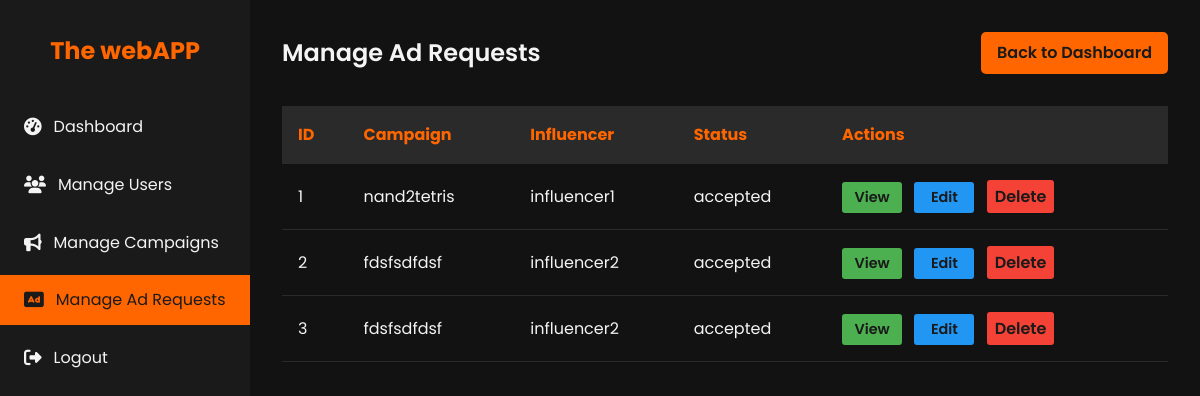
The app's page /admin/ad_requests (signed in), older data.
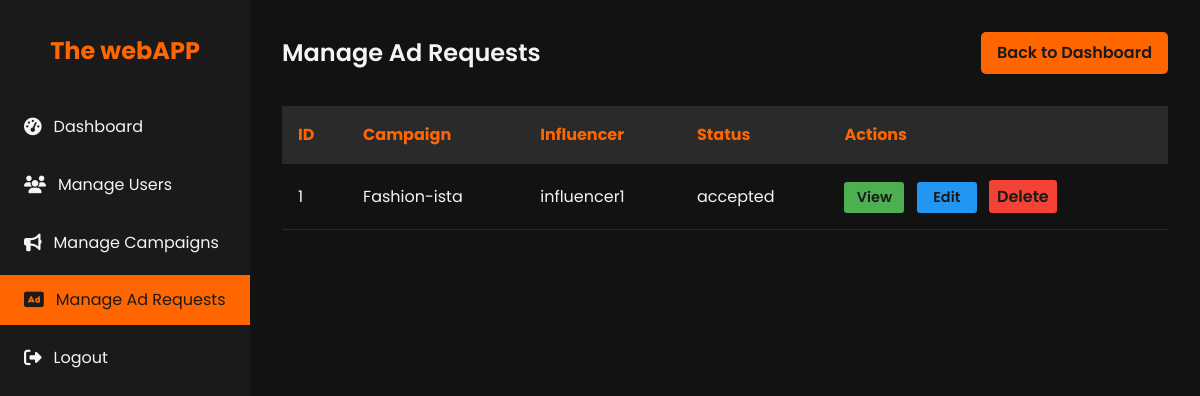
The same page, newer data.
### models.py (models this page shows, shortened)
class AdRequest(db.Model):
    id = db.Column(db.Integer, primary_key=True)
    campaign_id = db.Column(db.Integer, db.ForeignKey('campaign.id', ondelete='CASCADE'), nullable=False)
    influencer_id = db.Column(db.Integer, db.ForeignKey('influencer.id', ondelete='CASCADE'), nullable=False)
    status = db.Column(db.String(50), nullable=False)  # pending, accepted, rejected, negotiated
    details = db.Column(db.Text)
    negotiation_terms = db.Column(db.Text)
    communication_log = db.Column(db.Text)
    renegotiation_email = db.Column(db.String(120), nullable=False)
    company_name = db.Column(db.String(120), nullable=False)
    created_at = db.Column(db.DateTime, default=datetime.utcnow)
    updated_at = db.Column(db.DateTime, default=datetime.utcnow, onupdate=datetime.utcnow)
    campaign = db.relationship('Campaign', backref=db.backref('ad_requests', lazy=True, cascade='all, delete-orphan'))
    influencer = db.relationship('Influencer', backref=db.backref('ad_requests', lazy=True, cascade='all, delete-orphan'))

class Campaign(db.Model):
    id = db.Column(db.Integer, primary_key=True)
    sponsor_id = db.Column(db.Integer, db.ForeignKey('sponsor.id', ondelete='SET NULL'), nullable=True)
    title = db.Column(db.String(120), nullable=False)
    company_name= db.Column(db.String(120), nullable=False)
    description = db.Column(db.Text)
    budget = db.Column(db.Float)
    category = db.Column(db.String(120))
    status = db.Column(db.String(50), nullable=False)  # active, completed, flagged
    start_date = db.Column(db.DateTime)
    end_date = db.Column(db.DateTime)
    is_public = db.Column(db.Boolean, default=True)
    sponsor = db.relationship('Sponsor', backref=db.backref('campaigns', lazy=True, cascade='all, delete-orphan'))

class User(db.Model, UserMixin):
    id = db.Column(db.Integer, primary_key=True)
    username = db.Column(db.String(80), unique=True, nullable=False)
    password = db.Column(db.String(200), nullable=False)
    email = db.Column(db.String(120), unique=True, nullable=False)
    role = db.Column(db.String(50), nullable=False)  # admin, sponsor, influencer
    is_active = db.Column(db.Boolean, default=True)
    sponsor = db.relationship('Sponsor', back_populates='user', uselist=False)
    influencer = db.relationship('Influencer', back_populates='user', uselist=False)

### app.py (the view)
    @app.route('/admin/ad_requests')
    @login_required
    @admin_required
    def admin_ad_requests():
        ad_requests = AdRequest.query.all()
        return render_template('admin_ad_requests.html', ad_requests=ad_requests)

### templates/admin_ad_requests.html (shortened to what this page needs)
<!DOCTYPE html>
<html lang="en">
<head>
    <link rel="stylesheet" href="https://cdnjs.cloudflare.com/ajax/libs/font-awesome/6.1.1/css/all.min.css">
</head>
<body>
    <div class="dashboard">
        <aside class="sidebar">
            <div class="logo">
                <h1>The webAPP</h1>
            </div>
            <nav>
                <ul class="nav-menu">
                    <li class="nav-item">
                        <a href="{{ url_for('admin_dashboard') }}" class="nav-link">
                            <i class="fas fa-tachometer-alt"></i> Dashboard
                        </a>
                    </li>
                    <li class="nav-item">
                        <a href="{{ url_for('admin_users') }}" class="nav-link">
                            <i class="fas fa-users"></i> Manage Users
                        </a>
                    </li>
                    <li class="nav-item">
                        <a href="{{ url_for('admin_campaigns') }}" class="nav-link">
                            <i class="fas fa-bullhorn"></i> Manage Campaigns
                        </a>
                    </li>
                    <li class="nav-item">
                        <a href="{{ url_for('admin_ad_requests') }}" class="nav-link active">
                            <i class="fas fa-ad"></i> Manage Ad Requests
                        </a>
                    </li>
                    <li class="nav-item">
                        <a href="{{ url_for('logout') }}" class="nav-link">
                            <i class="fas fa-sign-out-alt"></i> Logout
                        </a>
                    </li>
                </ul>
            </nav>
        </aside>
        <main class="main-content">
            <header class="header">
                <h1 class="welcome-text">Manage Ad Requests</h1>
                <a href="{{ url_for('admin_dashboard') }}" class="btn">Back to Dashboard</a>
            </header>
            <table class="ad-request-table">
                <thead>
                    <tr>
                        <th>ID</th>
                        <th>Campaign</th>
                        <th>Influencer</th>
                        <th>Status</th>
                        <th>Actions</th>
                    </tr>
                </thead>
                <tbody>
                    {% for ad_request in ad_requests %}
                    <tr>
                        <td>{{ ad_request.id }}</td>
                        <td>{{ ad_request.campaign.title }}</td>
                        <td>{{ ad_request.influencer.user.username }}</td>
                        <td>{{ ad_request.status }}</td>
                        <td>
                            <a href="{{ url_for('admin_ad_request_detail', ad_request_id=ad_request.id) }}" class="btn action-btn view-btn">View</a>
                            <a href="{{ url_for('admin_ad_request_edit', ad_request_id=ad_request.id) }}" class="btn action-btn edit-btn">Edit</a>
                            <form action="{{ url_for('admin_ad_request_delete', ad_request_id=ad_request.id) }}" method="post" style="display:inline;">
                                <button type="submit" class="btn action-btn delete-btn" onclick="return confirm('Are you sure you want to delete this ad request?');">Delete</button>
                            </form>
                        </td>
                    </tr>
                    {% endfor %}
                </tbody>
            </table>
        </main>
    </div>
</body>
</html>

### templates/admin_ad_requests.html (style rules this page uses)
:root { --primary-color: #1a1a1a; --secondary-color: #ff6600; --text-color: #f4f4f4; --bg-color: #121212; --card-bg-color: #2a2a2a; --hover-color: #ff8533; }
* { margin: 0; padding: 0; box-sizing: border-box; }
body { font-family: 'Poppins', sans-serif; line-height: 1.6; color: var(--text-color); background-color: var(--bg-color); }
.dashboard { display: flex; min-height: 100vh; }
.sidebar { width: 250px; background-color: var(--primary-color); padding: 2rem 0; position: fixed; height: 100vh; overflow-y: auto; }
.logo { text-align: center; margin-bottom: 2rem; }
.logo h1 { color: var(--secondary-color); font-size: 1.5rem; }
.nav-menu { list-style-type: none; }
.nav-item { margin-bottom: 0.5rem; }
.nav-link { display: flex; align-items: center; padding: 0.75rem 1.5rem; color: var(--text-color); text-decoration: none; transition: all 0.3s ease; }
.nav-link:hover, .nav-link.active { background-color: var(--secondary-color); color: var(--primary-color); }
.nav-link i { margin-right: 0.75rem; font-size: 1.1rem; }
.main-content { flex-grow: 1; margin-left: 250px; padding: 2rem; }
.header { display: flex; justify-content: space-between; align-items: center; margin-bottom: 2rem; }
.welcome-text { font-size: 1.5rem; font-weight: 600; }
.btn { background-color: var(--secondary-color); color: var(--primary-color); padding: 0.5rem 1rem; border: none; border-radius: 5px; cursor: pointer; font-weight: 600; transition: all 0.3s ease; text-decoration: none; display: inline-block; }
.ad-request-table { width: 100%; border-collapse: collapse; margin-top: 1rem; }
.ad-request-table th, .ad-request-table td { padding: 1rem; text-align: left; border-bottom: 1px solid var(--card-bg-color); }
.ad-request-table th { background-color: var(--card-bg-color); color: var(--secondary-color); }
.action-btn { padding: 0.25rem 0.5rem; margin-right: 0.5rem; border-radius: 3px; font-size: 0.9rem; min-width: 60px; text-align: center; display: inline-block; }
.view-btn { background-color: #4caf50; }
.edit-btn { background-color: #2196f3; }
.delete-btn { background-color: #f44336; border: none; font-family: inherit; font-size: inherit; cursor: pointer; }

Row changes from the older to the newer data that the page shows:
removed AdRequest: id "2", campaign "fdsfsdfdsf", influencer.user.username "influencer2", status "accepted"
removed AdRequest: id "3", campaign "fdsfsdfdsf", influencer.user.username "influencer2", status "accepted"
changed AdRequest "accepted": campaign "nand2tetris" → "Fashion-ista"
